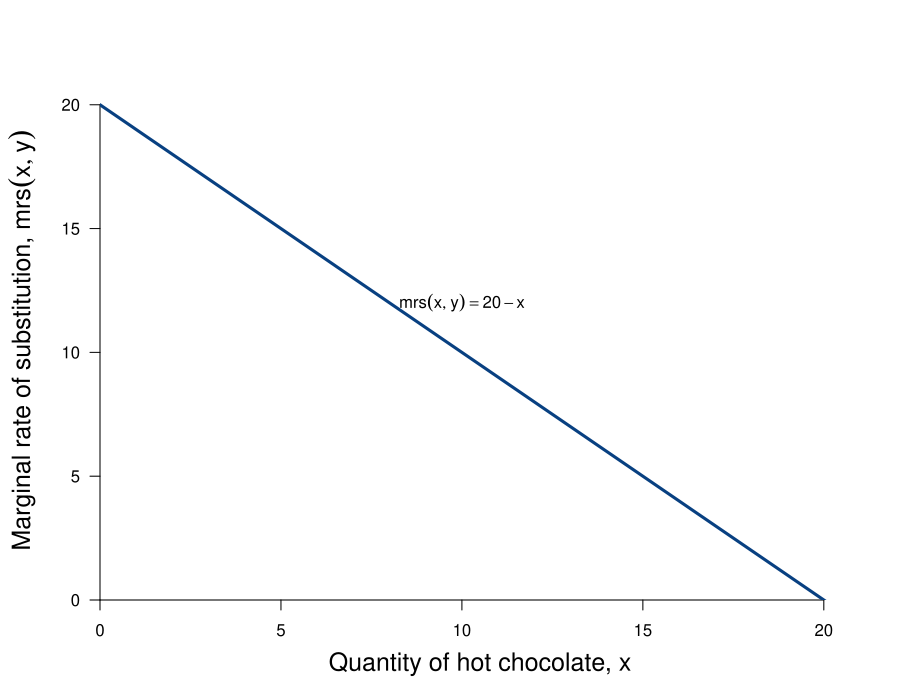

Write R code to recreate this figure.
require(ggplot2)
require(shape)
pdf(file = "constrained_optimization/midterm_mrs_xy.pdf", width = 9, height = 7)

#Set parameters for graphics
axislabelsize <- 1.5
par(mar =  c(5, 5, 4, 2))
xlims <- c(0, 21)
ylims <- c(0, 21)

mrs <- function(x){
  20 - x
}

#Plot command 
plot(0, 0, xlim = xlims, ylim = ylims, 
     type = "n",
     ylab = expression(paste("Marginal rate of substitution, ", mrs(x,y))),
     xlab = expression(paste("Quantity of hot chocolate, ", x)),
     axes = FALSE,
     cex.lab = axislabelsize, 
     bty = "n", 
     xaxs="i", 
     yaxs="i"
)


#Customize ticks and labels for the plot
# ticksy <- seq(ylims[1], ylims[2], 5)
# ylabels <- seq(ylims[1], ylims[2], 5)
# ticksx <- seq(xlims[1], xlims[2], 5)
# xlabels <- seq(xlims[1], xlims[2], 5)
ticksy <- seq(ylims[1], ylims[2], 5)
ylabels <- seq(ylims[1], ylims[2], 5)
ticksx <-seq(xlims[1], xlims[2], 5)
xlabels <-seq(xlims[1], xlims[2], 5)
axis(1, at = ticksx, pos = 0, labels = xlabels)
axis(2, at = ticksy, pos = 0, labels = ylabels, las = 1)


xx1 <- seq(xlims[1], xlims[2], length.out = 500)
lines(xx1, mrs(xx1), col = COLB[4], lwd = graphlinewidth)

#Lines fuf/upf
# segments(100, 0, 0, 100, lty = 1, col = "black", lwd = graphlinewidth)

# #Add points for outcomes
# points(-5, -5, pch = 16, col = "black", cex = 1.5, xpd = TRUE)
# text(-5, -6, expression(paste("(Escalate, Escalate)")))
# points(-10, 5, pch = 16, col = "black", cex = 1.5, xpd = TRUE)
# text(-8.5, 4, expression(paste("(Disarm, Escalate)")))
# points(5, -10, pch = 16, col = "black", cex = 1.5, xpd = TRUE)
# text(4, -9, expression(paste("(Escalate, Disarm)")))
# points(0, 0, pch = 16, col = "black", cex = 1.5, xpd = TRUE)
# text(2, 1, expression(paste("(Disarm, Disarm)")))


#Label utility possibilities frontier
# Arrows(40, 80, 40, 65, col = "black", lty = 1, lwd = 2, arr.type = "triangle")
text(10, 12, expression(paste(mrs(x,y) == 20 - x)))
#text(40, 85, expression(paste("Frontier (upf)")))

dev.off()
